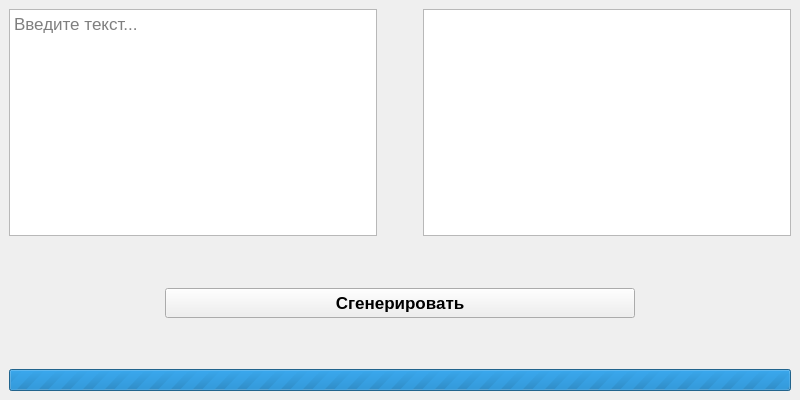
<?xml version="1.0" encoding="UTF-8"?>
<ui version="4.0">
 <class>MainWindow</class>
 <widget class="QMainWindow" name="MainWindow">
  <property name="geometry">
   <rect>
    <x>0</x>
    <y>0</y>
    <width>800</width>
    <height>400</height>
   </rect>
  </property>
  <property name="contextMenuPolicy">
   <enum>Qt::NoContextMenu</enum>
  </property>
  <property name="windowTitle">
   <string>Генератор текста</string>
  </property>
  <property name="autoFillBackground">
   <bool>true</bool>
  </property>
  <property name="tabShape">
   <enum>QTabWidget::Rounded</enum>
  </property>
  <widget class="QWidget" name="centralwidget">
   <property name="maximumSize">
    <size>
     <width>16777215</width>
     <height>16777215</height>
    </size>
   </property>
   <property name="font">
    <font>
     <stylestrategy>PreferAntialias</stylestrategy>
    </font>
   </property>
   <layout class="QVBoxLayout" name="verticalLayout" stretch="25,5,1,5,0">
    <item>
     <layout class="QGridLayout" name="gridLayout" rowstretch="1" columnstretch="3,0,3">
      <item row="0" column="0">
       <widget class="QPlainTextEdit" name="plainTextEdit">
        <property name="sizePolicy">
         <sizepolicy hsizetype="Preferred" vsizetype="Preferred">
          <horstretch>0</horstretch>
          <verstretch>0</verstretch>
         </sizepolicy>
        </property>
        <property name="maximumSize">
         <size>
          <width>16777215</width>
          <height>16777215</height>
         </size>
        </property>
        <property name="font">
         <font>
          <family>Segoe UI</family>
          <pointsize>13</pointsize>
          <bold>false</bold>
          <stylestrategy>PreferAntialias</stylestrategy>
         </font>
        </property>
        <property name="cursor" stdset="0">
         <cursorShape>IBeamCursor</cursorShape>
        </property>
        <property name="frameShadow">
         <enum>QFrame::Plain</enum>
        </property>
        <property name="placeholderText">
         <string>Введите текст...</string>
        </property>
       </widget>
      </item>
      <item row="0" column="2">
       <widget class="QTextBrowser" name="textBrowser">
        <property name="sizePolicy">
         <sizepolicy hsizetype="Preferred" vsizetype="Preferred">
          <horstretch>0</horstretch>
          <verstretch>0</verstretch>
         </sizepolicy>
        </property>
        <property name="maximumSize">
         <size>
          <width>16777215</width>
          <height>16777215</height>
         </size>
        </property>
        <property name="font">
         <font>
          <family>Segoe UI</family>
          <pointsize>13</pointsize>
          <bold>false</bold>
          <stylestrategy>PreferAntialias</stylestrategy>
         </font>
        </property>
        <property name="frameShadow">
         <enum>QFrame::Plain</enum>
        </property>
       </widget>
      </item>
      <item row="0" column="1">
       <spacer name="horizontalSpacer">
        <property name="orientation">
         <enum>Qt::Horizontal</enum>
        </property>
        <property name="sizeHint" stdset="0">
         <size>
          <width>40</width>
          <height>20</height>
         </size>
        </property>
       </spacer>
      </item>
     </layout>
    </item>
    <item>
     <spacer name="verticalSpacer_2">
      <property name="orientation">
       <enum>Qt::Vertical</enum>
      </property>
      <property name="sizeHint" stdset="0">
       <size>
        <width>20</width>
        <height>40</height>
       </size>
      </property>
     </spacer>
    </item>
    <item>
     <layout class="QHBoxLayout" name="horizontalLayout_3" stretch="1,3,1">
      <item>
       <spacer name="horizontalSpacer_3">
        <property name="orientation">
         <enum>Qt::Horizontal</enum>
        </property>
        <property name="sizeHint" stdset="0">
         <size>
          <width>40</width>
          <height>20</height>
         </size>
        </property>
       </spacer>
      </item>
      <item>
       <widget class="QPushButton" name="pushButton">
        <property name="sizePolicy">
         <sizepolicy hsizetype="Fixed" vsizetype="Preferred">
          <horstretch>0</horstretch>
          <verstretch>0</verstretch>
         </sizepolicy>
        </property>
        <property name="minimumSize">
         <size>
          <width>100</width>
          <height>30</height>
         </size>
        </property>
        <property name="maximumSize">
         <size>
          <width>600</width>
          <height>30</height>
         </size>
        </property>
        <property name="font">
         <font>
          <family>Segoe UI</family>
          <pointsize>13</pointsize>
          <italic>false</italic>
          <bold>true</bold>
          <stylestrategy>PreferAntialias</stylestrategy>
         </font>
        </property>
        <property name="layoutDirection">
         <enum>Qt::LeftToRight</enum>
        </property>
        <property name="text">
         <string>Сгенерировать</string>
        </property>
       </widget>
      </item>
      <item>
       <spacer name="horizontalSpacer_4">
        <property name="orientation">
         <enum>Qt::Horizontal</enum>
        </property>
        <property name="sizeHint" stdset="0">
         <size>
          <width>40</width>
          <height>20</height>
         </size>
        </property>
       </spacer>
      </item>
     </layout>
    </item>
    <item>
     <spacer name="verticalSpacer">
      <property name="orientation">
       <enum>Qt::Vertical</enum>
      </property>
      <property name="sizeHint" stdset="0">
       <size>
        <width>20</width>
        <height>40</height>
       </size>
      </property>
     </spacer>
    </item>
    <item>
     <widget class="QProgressBar" name="progressBar">
      <property name="maximum">
       <number>0</number>
      </property>
      <property name="value">
       <number>0</number>
      </property>
     </widget>
    </item>
   </layout>
  </widget>
  <widget class="QMenuBar" name="menubar">
   <property name="geometry">
    <rect>
     <x>0</x>
     <y>0</y>
     <width>800</width>
     <height>22</height>
    </rect>
   </property>
  </widget>
 </widget>
 <resources/>
 <connections>
  <connection>
   <sender>pushButton</sender>
   <signal>clicked()</signal>
   <receiver>MainWindow</receiver>
   <slot>translateText()</slot>
   <hints>
    <hint type="sourcelabel">
     <x>287</x>
     <y>317</y>
    </hint>
    <hint type="destinationlabel">
     <x>287</x>
     <y>181</y>
    </hint>
   </hints>
  </connection>
 </connections>
 <slots>
  <slot>translateText()</slot>
 </slots>
</ui>
